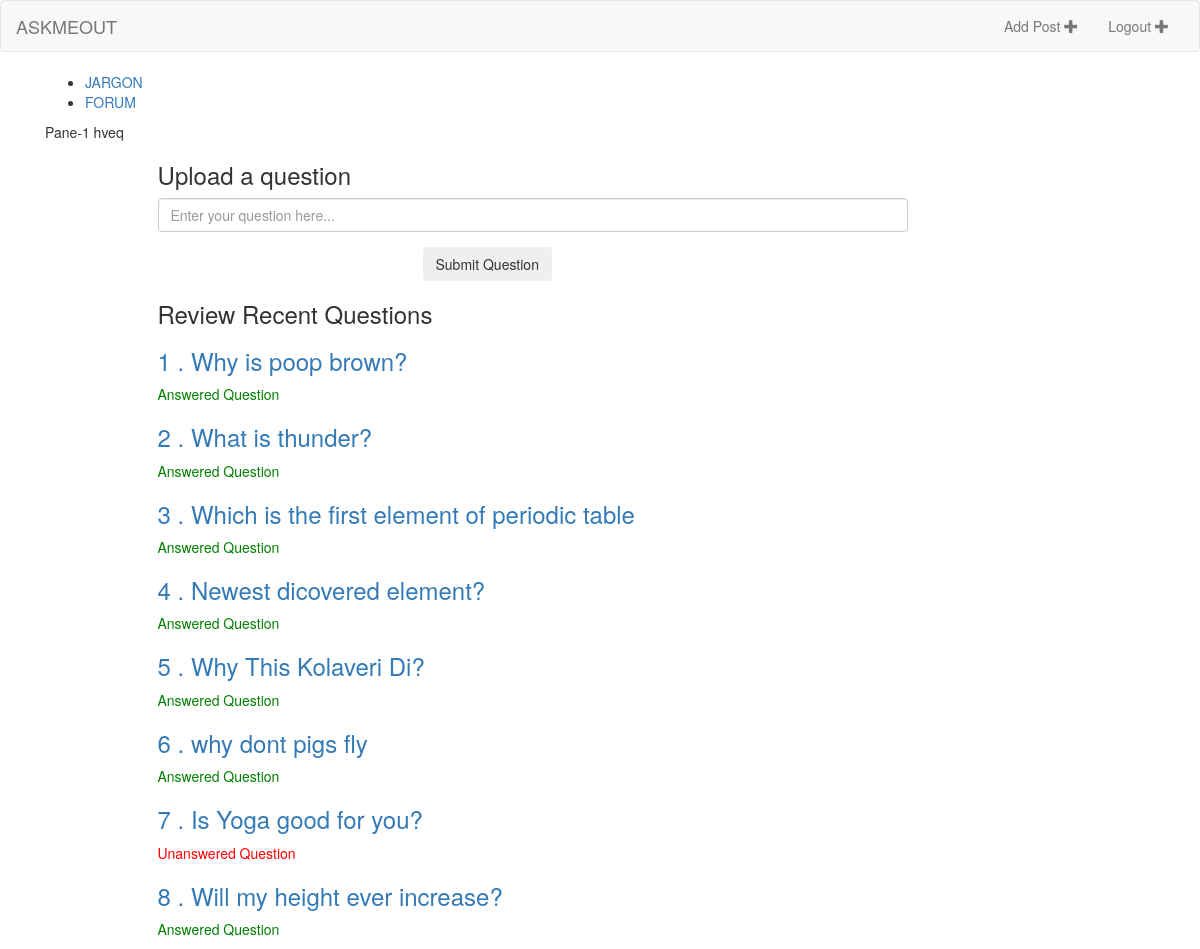
The app's page /forum/ (signed in) with its own data.
### app/models.py (models this page shows)
class Question(models.Model):
	name = models.TextField(max_length = 500)
	uid = models.CharField(max_length=500)
	qid=models.IntegerField(primary_key=True)
	boolValue = models.BooleanField(default=False)

### app/views.py (the view)
# urls.py: url(r'^forum/', views.forum),
def forum(request):
    questions = Question.objects.all()
    return render(request, 'forum.html',{'questions':questions})

### app/templates/forum.html (shortened to what this page needs)
{% extends 'base.html' %}
{% block content %}
<ul class="mui-tabs__bar mui-tabs__bar--justified">
  <li><a a href="/jargon" data-mui-toggle="tab" data-mui-controls="pane-justified-1">JARGON</a></li>
  <li class="mui--is-active"><a a href="/forum" data-mui-toggle="tab" data-mui-controls="pane-justified-2">FORUM</a></li>
</ul>
<div class="mui-tabs__pane" id="pane-justified-1">Pane-1 hveq </div>
 <div>
<div class="top-content">
            <div class="inner-bg">
                <div class="container">
                    <div class="row">
                        <div class="col-sm-8 col-sm-offset-1 text">
                            <h3> Upload a question </h3>
                        </div>
                    </div>
                    <div class="row">
                        <div class="col-sm-8 col-sm-offset-1 form-box">
                            <div class="form-bottom contact-form">
                                <form role="form" action="/sentQues/" method="post">{% csrf_token %}
                                    <div class="form-group">
                                        <input type="text" name="qname" placeholder="Enter your question here..." class="contactqname form-control" id="qname">
                                    </div>
                                    <div class="col-sm-8 col-sm-offset-4 form-box">
                                    <button type="submit" class="btn">Submit Question</button>
                                </div>
                                </form>
                            </div>
                        </div>
                        <div class="col-sm-8 col-sm-offset-1 form-box">
                        <h3>Review Recent Questions</h3>
                        {% for question in questions %}
                                <div class="question">
                                     <h3><a href="/questionDetail/{{question.qid}}">{{ question.qid }} . {{ question.name }} </a></h3>
                                    {% if question.boolValue is True %}
                                    <p style="color:green">Answered Question</p>
                                    {% else %}
                                    <p style="color:red">Unanswered Question</p>
                                    {% endif %}
                                </div>
                            {% endfor %}
                        </div>
                    </div>
                </div>
            </div>
        </div>
</div>
{% endblock %}

### records on screen
Question: qid "1", name "Why is poop brown?", boolValue "Answered Question"
Question: qid "2", name "What is thunder?", boolValue "Answered Question"
Question: qid "3", name "Which is the first element of periodic table", boolValue "Answered Question"
Question: qid "4", name "Newest dicovered element?", boolValue "Answered Question"
Question: qid "5", name "Why This Kolaveri Di?", boolValue "Answered Question"
Question: qid "6", name "why dont pigs fly", boolValue "Answered Question"
Question: qid "7", name "Is Yoga good for you?", boolValue "Unanswered Question"
Question: qid "8", name "Will my height ever increase?", boolValue "Answered Question"
